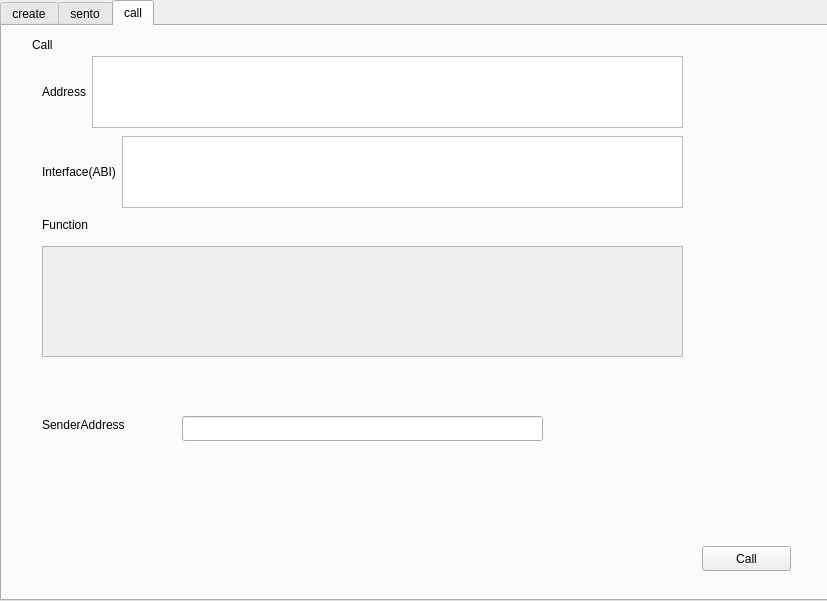
<?xml version="1.0" encoding="UTF-8"?>
<ui version="4.0">
 <class>CreateContractPage</class>
 <widget class="QWidget" name="CreateContractPage">
  <property name="enabled">
   <bool>true</bool>
  </property>
  <property name="geometry">
   <rect>
    <x>0</x>
    <y>0</y>
    <width>827</width>
    <height>601</height>
   </rect>
  </property>
  <property name="windowTitle">
   <string>Form</string>
  </property>
  <widget class="QTabWidget" name="tabview">
   <property name="geometry">
    <rect>
     <x>0</x>
     <y>0</y>
     <width>841</width>
     <height>601</height>
    </rect>
   </property>
   <property name="currentIndex">
    <number>2</number>
   </property>
   <widget class="QWidget" name="tab">
    <attribute name="title">
     <string>create</string>
    </attribute>
    <widget class="QLabel" name="label_9">
     <property name="geometry">
      <rect>
       <x>30</x>
       <y>440</y>
       <width>67</width>
       <height>17</height>
      </rect>
     </property>
     <property name="text">
      <string>Sender</string>
     </property>
    </widget>
    <widget class="QLineEdit" name="create_gasPriceEdit">
     <property name="geometry">
      <rect>
       <x>330</x>
       <y>380</y>
       <width>141</width>
       <height>25</height>
      </rect>
     </property>
     <property name="text">
      <string>0.0000004</string>
     </property>
     <property name="alignment">
      <set>Qt::AlignRight|Qt::AlignTrailing|Qt::AlignVCenter</set>
     </property>
    </widget>
    <widget class="QLabel" name="label">
     <property name="geometry">
      <rect>
       <x>20</x>
       <y>20</y>
       <width>111</width>
       <height>17</height>
      </rect>
     </property>
     <property name="text">
      <string>CreateContract</string>
     </property>
    </widget>
    <widget class="QLabel" name="label_4">
     <property name="geometry">
      <rect>
       <x>20</x>
       <y>230</y>
       <width>91</width>
       <height>17</height>
      </rect>
     </property>
     <property name="text">
      <string>Constrauctor</string>
     </property>
    </widget>
    <widget class="QWidget" name="horizontalLayoutWidget">
     <property name="geometry">
      <rect>
       <x>20</x>
       <y>50</y>
       <width>641</width>
       <height>81</height>
      </rect>
     </property>
     <layout class="QHBoxLayout" name="horizontalLayout">
      <item>
       <widget class="QLabel" name="label_2">
        <property name="text">
         <string>ByteCode</string>
        </property>
       </widget>
      </item>
      <item>
       <widget class="QTextEdit" name="create_byteCodeText"/>
      </item>
     </layout>
    </widget>
    <widget class="QLabel" name="label_8">
     <property name="geometry">
      <rect>
       <x>240</x>
       <y>390</y>
       <width>67</width>
       <height>17</height>
      </rect>
     </property>
     <property name="text">
      <string>Gas Price</string>
     </property>
    </widget>
    <widget class="QLabel" name="label_7">
     <property name="geometry">
      <rect>
       <x>30</x>
       <y>390</y>
       <width>67</width>
       <height>17</height>
      </rect>
     </property>
     <property name="text">
      <string>Gas Limit</string>
     </property>
    </widget>
    <widget class="QWidget" name="horizontalLayoutWidget_2">
     <property name="geometry">
      <rect>
       <x>20</x>
       <y>140</y>
       <width>641</width>
       <height>72</height>
      </rect>
     </property>
     <layout class="QHBoxLayout" name="horizontalLayout_2">
      <item>
       <widget class="QLabel" name="label_3">
        <property name="text">
         <string>Interface(ABI)</string>
        </property>
       </widget>
      </item>
      <item>
       <widget class="QTextEdit" name="create_abiText"/>
      </item>
     </layout>
    </widget>
    <widget class="QLineEdit" name="create_senderAddress">
     <property name="geometry">
      <rect>
       <x>110</x>
       <y>440</y>
       <width>361</width>
       <height>25</height>
      </rect>
     </property>
    </widget>
    <widget class="QLabel" name="label_6">
     <property name="geometry">
      <rect>
       <x>30</x>
       <y>360</y>
       <width>67</width>
       <height>17</height>
      </rect>
     </property>
     <property name="text">
      <string>Options</string>
     </property>
    </widget>
    <widget class="QPushButton" name="create_btn">
     <property name="geometry">
      <rect>
       <x>570</x>
       <y>500</y>
       <width>89</width>
       <height>25</height>
      </rect>
     </property>
     <property name="text">
      <string>Create</string>
     </property>
    </widget>
    <widget class="QSpinBox" name="create_gasLimitSpinBox">
     <property name="geometry">
      <rect>
       <x>110</x>
       <y>380</y>
       <width>101</width>
       <height>26</height>
      </rect>
     </property>
     <property name="maximum">
      <number>40000000</number>
     </property>
     <property name="value">
      <number>2500000</number>
     </property>
    </widget>
    <widget class="QScrollArea" name="create_scrollArea">
     <property name="geometry">
      <rect>
       <x>20</x>
       <y>250</y>
       <width>641</width>
       <height>111</height>
      </rect>
     </property>
     <property name="widgetResizable">
      <bool>true</bool>
     </property>
     <widget class="QWidget" name="scrollAreaWidgetContents">
      <property name="geometry">
       <rect>
        <x>0</x>
        <y>0</y>
        <width>639</width>
        <height>109</height>
       </rect>
      </property>
     </widget>
    </widget>
   </widget>
   <widget class="QWidget" name="tab_2">
    <attribute name="title">
     <string>sento</string>
    </attribute>
    <widget class="QLabel" name="label_5">
     <property name="geometry">
      <rect>
       <x>10</x>
       <y>20</y>
       <width>111</width>
       <height>17</height>
      </rect>
     </property>
     <property name="text">
      <string>Sento</string>
     </property>
    </widget>
    <widget class="QWidget" name="horizontalLayoutWidget_3">
     <property name="geometry">
      <rect>
       <x>20</x>
       <y>40</y>
       <width>641</width>
       <height>72</height>
      </rect>
     </property>
     <layout class="QHBoxLayout" name="horizontalLayout_3">
      <item>
       <widget class="QLabel" name="label_10">
        <property name="text">
         <string>Address</string>
        </property>
       </widget>
      </item>
      <item>
       <widget class="QTextEdit" name="sendto_byteCodeText"/>
      </item>
     </layout>
    </widget>
    <widget class="QWidget" name="horizontalLayoutWidget_4">
     <property name="geometry">
      <rect>
       <x>20</x>
       <y>120</y>
       <width>641</width>
       <height>72</height>
      </rect>
     </property>
     <layout class="QHBoxLayout" name="horizontalLayout_4">
      <item>
       <widget class="QLabel" name="label_11">
        <property name="text">
         <string>Interface(ABI)</string>
        </property>
       </widget>
      </item>
      <item>
       <widget class="QTextEdit" name="sendto_abiText"/>
      </item>
     </layout>
    </widget>
    <widget class="QLabel" name="label_12">
     <property name="geometry">
      <rect>
       <x>20</x>
       <y>200</y>
       <width>91</width>
       <height>17</height>
      </rect>
     </property>
     <property name="text">
      <string>Function</string>
     </property>
    </widget>
    <widget class="QLabel" name="label_13">
     <property name="geometry">
      <rect>
       <x>20</x>
       <y>370</y>
       <width>67</width>
       <height>17</height>
      </rect>
     </property>
     <property name="text">
      <string>Options</string>
     </property>
    </widget>
    <widget class="QSpinBox" name="sendto_gasLimitSpinBox">
     <property name="geometry">
      <rect>
       <x>100</x>
       <y>420</y>
       <width>101</width>
       <height>26</height>
      </rect>
     </property>
     <property name="maximum">
      <number>40000000</number>
     </property>
     <property name="value">
      <number>2500000</number>
     </property>
    </widget>
    <widget class="QLabel" name="label_14">
     <property name="geometry">
      <rect>
       <x>230</x>
       <y>430</y>
       <width>67</width>
       <height>17</height>
      </rect>
     </property>
     <property name="text">
      <string>Gas Price</string>
     </property>
    </widget>
    <widget class="QLineEdit" name="sendto_gasPriceEdit">
     <property name="geometry">
      <rect>
       <x>320</x>
       <y>420</y>
       <width>141</width>
       <height>25</height>
      </rect>
     </property>
     <property name="text">
      <string>0.0000004</string>
     </property>
     <property name="alignment">
      <set>Qt::AlignRight|Qt::AlignTrailing|Qt::AlignVCenter</set>
     </property>
    </widget>
    <widget class="QLabel" name="label_15">
     <property name="geometry">
      <rect>
       <x>20</x>
       <y>480</y>
       <width>67</width>
       <height>17</height>
      </rect>
     </property>
     <property name="text">
      <string>Sender</string>
     </property>
    </widget>
    <widget class="QLineEdit" name="sendto_senderAddress">
     <property name="geometry">
      <rect>
       <x>100</x>
       <y>480</y>
       <width>361</width>
       <height>25</height>
      </rect>
     </property>
    </widget>
    <widget class="QLabel" name="label_16">
     <property name="geometry">
      <rect>
       <x>20</x>
       <y>430</y>
       <width>67</width>
       <height>17</height>
      </rect>
     </property>
     <property name="text">
      <string>Gas Limit</string>
     </property>
    </widget>
    <widget class="QLineEdit" name="sendto_amountText">
     <property name="geometry">
      <rect>
       <x>100</x>
       <y>390</y>
       <width>361</width>
       <height>25</height>
      </rect>
     </property>
    </widget>
    <widget class="QLabel" name="label_17">
     <property name="geometry">
      <rect>
       <x>20</x>
       <y>390</y>
       <width>67</width>
       <height>17</height>
      </rect>
     </property>
     <property name="text">
      <string>Amount</string>
     </property>
    </widget>
    <widget class="QPushButton" name="sendto_btn">
     <property name="geometry">
      <rect>
       <x>680</x>
       <y>530</y>
       <width>89</width>
       <height>25</height>
      </rect>
     </property>
     <property name="text">
      <string>Sento</string>
     </property>
    </widget>
    <widget class="QScrollArea" name="sendto_scrollArea">
     <property name="geometry">
      <rect>
       <x>20</x>
       <y>230</y>
       <width>641</width>
       <height>111</height>
      </rect>
     </property>
     <property name="widgetResizable">
      <bool>true</bool>
     </property>
     <widget class="QWidget" name="scrollAreaWidgetContents_2">
      <property name="geometry">
       <rect>
        <x>0</x>
        <y>0</y>
        <width>639</width>
        <height>109</height>
       </rect>
      </property>
     </widget>
    </widget>
   </widget>
   <widget class="QWidget" name="tab_3">
    <attribute name="title">
     <string>call</string>
    </attribute>
    <widget class="QLabel" name="label_19">
     <property name="geometry">
      <rect>
       <x>30</x>
       <y>10</y>
       <width>111</width>
       <height>17</height>
      </rect>
     </property>
     <property name="text">
      <string>Call</string>
     </property>
    </widget>
    <widget class="QPushButton" name="call_btn">
     <property name="geometry">
      <rect>
       <x>700</x>
       <y>520</y>
       <width>89</width>
       <height>25</height>
      </rect>
     </property>
     <property name="text">
      <string>Call</string>
     </property>
    </widget>
    <widget class="QScrollArea" name="call_scrollArea">
     <property name="geometry">
      <rect>
       <x>40</x>
       <y>220</y>
       <width>641</width>
       <height>111</height>
      </rect>
     </property>
     <property name="widgetResizable">
      <bool>true</bool>
     </property>
     <widget class="QWidget" name="scrollAreaWidgetContents_3">
      <property name="geometry">
       <rect>
        <x>0</x>
        <y>0</y>
        <width>639</width>
        <height>109</height>
       </rect>
      </property>
     </widget>
    </widget>
    <widget class="QWidget" name="horizontalLayoutWidget_5">
     <property name="geometry">
      <rect>
       <x>40</x>
       <y>110</y>
       <width>641</width>
       <height>72</height>
      </rect>
     </property>
     <layout class="QHBoxLayout" name="horizontalLayout_5">
      <item>
       <widget class="QLabel" name="label_22">
        <property name="text">
         <string>Interface(ABI)</string>
        </property>
       </widget>
      </item>
      <item>
       <widget class="QTextEdit" name="call_abiText"/>
      </item>
     </layout>
    </widget>
    <widget class="QWidget" name="horizontalLayoutWidget_6">
     <property name="geometry">
      <rect>
       <x>40</x>
       <y>30</y>
       <width>641</width>
       <height>72</height>
      </rect>
     </property>
     <layout class="QHBoxLayout" name="horizontalLayout_6">
      <item>
       <widget class="QLabel" name="label_23">
        <property name="text">
         <string>Address</string>
        </property>
       </widget>
      </item>
      <item>
       <widget class="QTextEdit" name="call_byteCodeText"/>
      </item>
     </layout>
    </widget>
    <widget class="QLabel" name="label_24">
     <property name="geometry">
      <rect>
       <x>40</x>
       <y>190</y>
       <width>91</width>
       <height>17</height>
      </rect>
     </property>
     <property name="text">
      <string>Function</string>
     </property>
    </widget>
    <widget class="QLineEdit" name="call_senderAddress">
     <property name="geometry">
      <rect>
       <x>180</x>
       <y>390</y>
       <width>361</width>
       <height>25</height>
      </rect>
     </property>
    </widget>
    <widget class="QLabel" name="label_26">
     <property name="geometry">
      <rect>
       <x>40</x>
       <y>390</y>
       <width>121</width>
       <height>17</height>
      </rect>
     </property>
     <property name="text">
      <string>SenderAddress</string>
     </property>
    </widget>
   </widget>
  </widget>
 </widget>
 <resources/>
 <connections/>
</ui>
